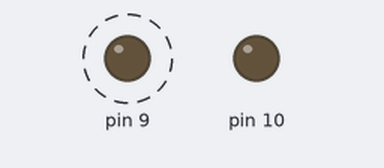
Recording of a sketch running on a simulated Arduino Uno, built with avr-gcc and run on an emulated ATmega328P. Parts: output pins drawn as LEDs (lit = HIGH). Dashed ring = blinking.

Above: at 0.5 s.
At 3.5 s:
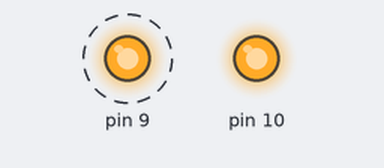
Timing chart, 0 to 5.2 s (numbered marks = the images above):
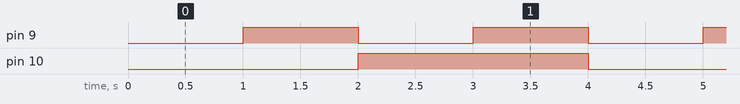

Measured:
- by itself, pin 9: alternates HIGH for 1.0 s and LOW for 1.0 s
- by itself, pin 10: alternates HIGH for 2.0 s and LOW for 2.0 s
- by itself, everything shown: repeats every 4.0 s, in 4 steps

The sketch:

04_LEDs_bit_fields.ino
```cpp
typedef struct {
	unsigned b0 : 1;
	unsigned b1 : 1;
	unsigned b2 : 1;
	unsigned b3 : 1;
	unsigned b4 : 1;
	unsigned b5 : 1;
	unsigned b6 : 1;
	unsigned b7 : 1;
} bf_8b;

//TODO ddrb
#define portb (*((volatile bf_8b*)(&PORTB)))
#define ddrb (*((volatile bf_8b*)(&DDRB)))

void setup() {
	//TODO ddrb
	//DDRB= (1<<PB2) | (1<<PB1);
        ddrb.b1 = 1;
        ddrb.b2 = 1;
}

void loop() {
	static uint8_t x = 0;

	//digitalWrite(LED0, x>>0 & 1);
	//digitalWrite(LED1, x>>1 & 1);
	//PORTB = x << PB1;
	portb.b1 = x>>0 & 1;
	portb.b2 = x>>1 & 1;

	x++;
	delay(1000); // [ms]
}
```
